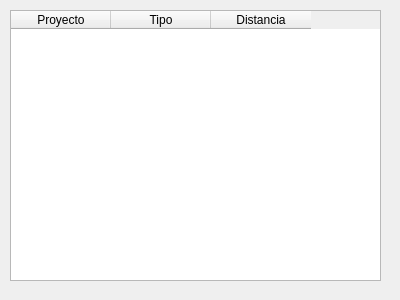
<?xml version="1.0" encoding="UTF-8"?>
<ui version="4.0">
 <class>Dialog</class>
 <widget class="QDialog" name="Dialog">
  <property name="geometry">
   <rect>
    <x>0</x>
    <y>0</y>
    <width>400</width>
    <height>300</height>
   </rect>
  </property>
  <property name="windowTitle">
   <string>Tabla de Impactos</string>
  </property>
  <widget class="QTableWidget" name="tbl">
   <property name="geometry">
    <rect>
     <x>10</x>
     <y>10</y>
     <width>371</width>
     <height>271</height>
    </rect>
   </property>
   <property name="alternatingRowColors">
    <bool>true</bool>
   </property>
   <column>
    <property name="text">
     <string>Proyecto</string>
    </property>
   </column>
   <column>
    <property name="text">
     <string>Tipo</string>
    </property>
   </column>
   <column>
    <property name="text">
     <string>Distancia</string>
    </property>
   </column>
  </widget>
 </widget>
 <resources/>
 <connections/>
</ui>
